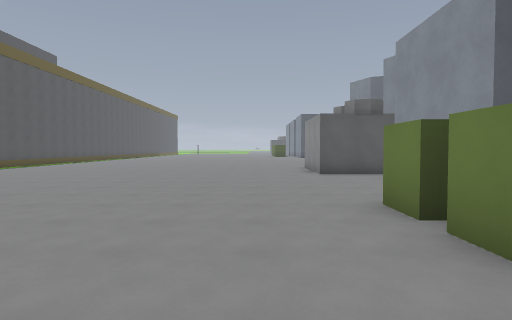
[1] (above)

24 first-person views from a walk through a level from a Godot 3-D game. The camera is 1.5 m above the floor, tilts 2° down and sees 75° across. The floor is counted in squares, 2 m on a side. Each view is taken from the middle of a square. On the plan, view 1 faces up. The plan holds only what a view shows up to about 11 squares ahead; the rest is blank. The place goes on beyond the plan. Surface patterns are stand-ins for the level's own textures.

[2]
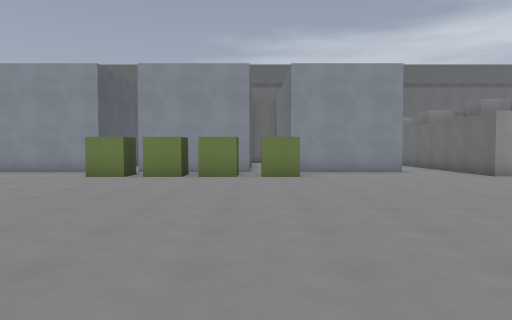

[3]
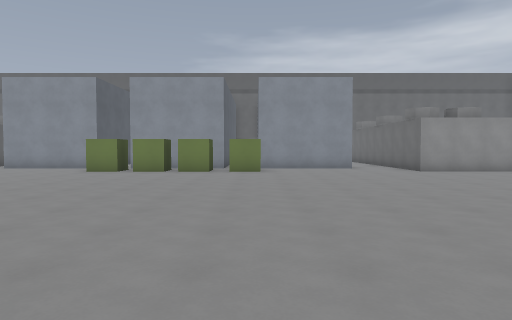

[4]
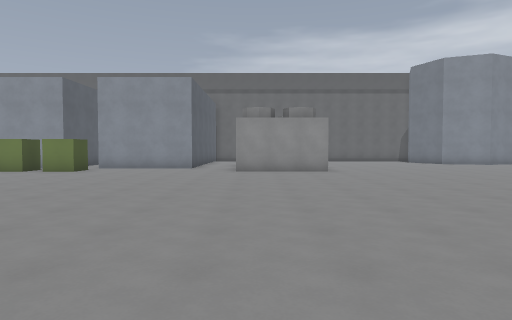

[5]
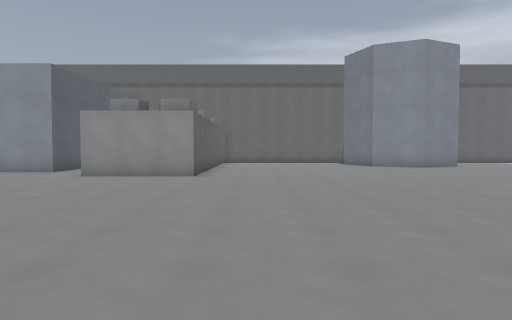

[6]
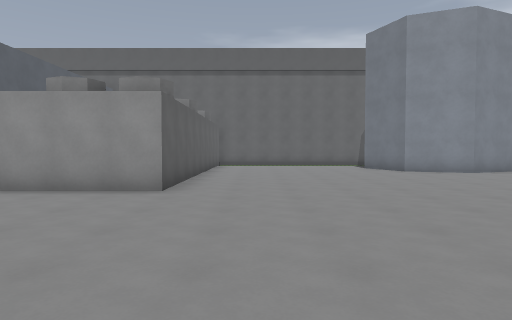

[7]
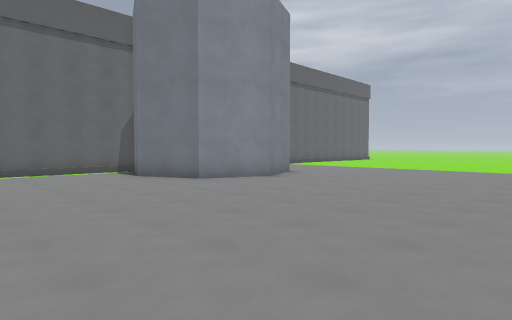

[8]
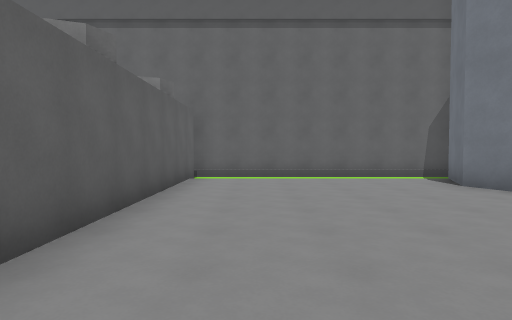

[9]
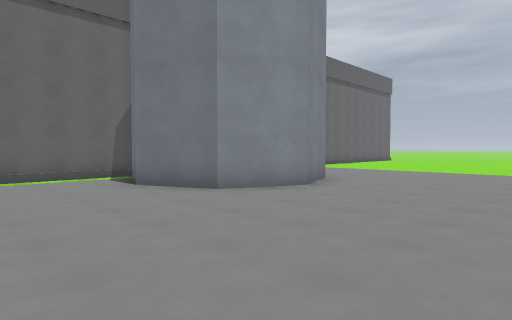

[10]
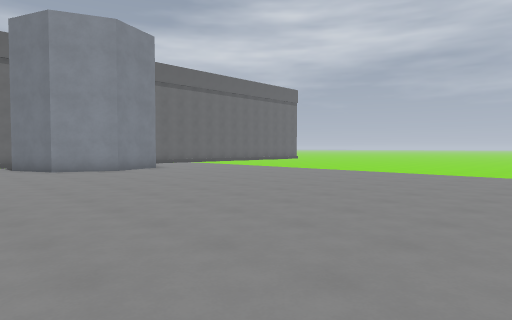

[11]
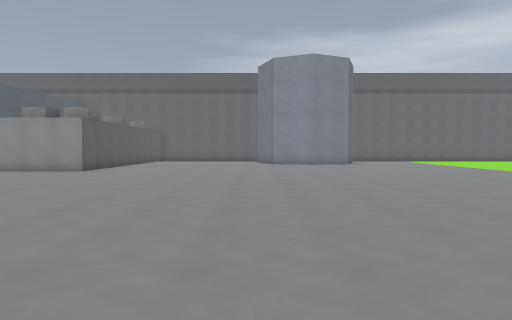

[12]
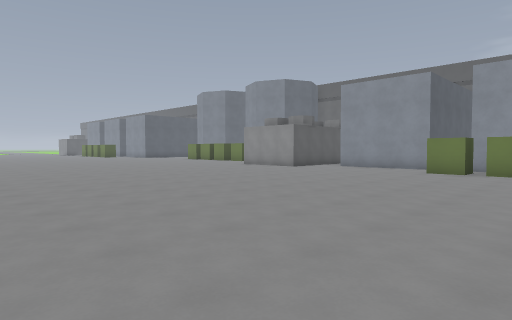

[13]
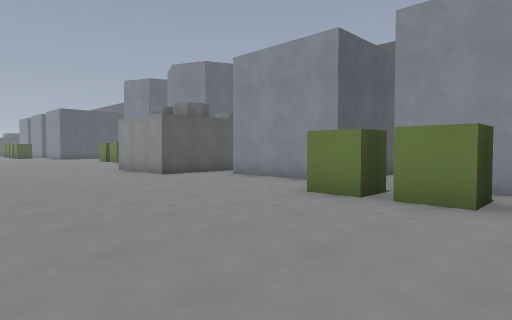

[14]
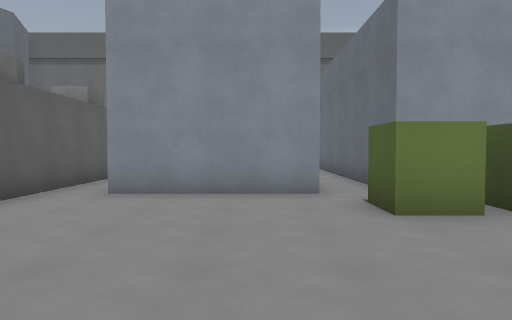

[15]
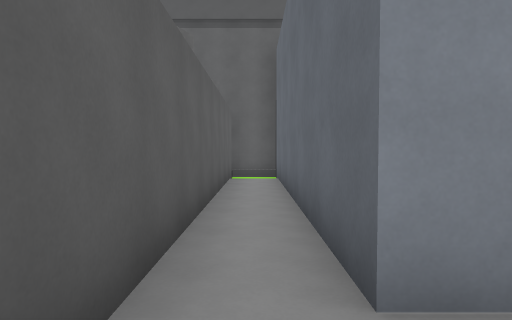

[16]
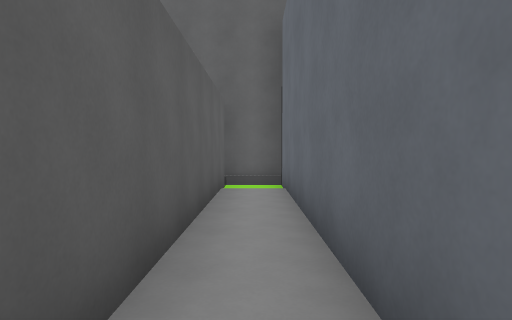

[17]
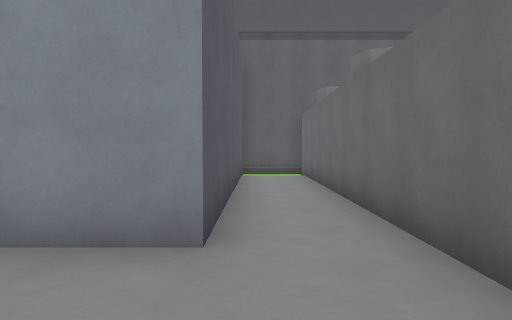

[18]
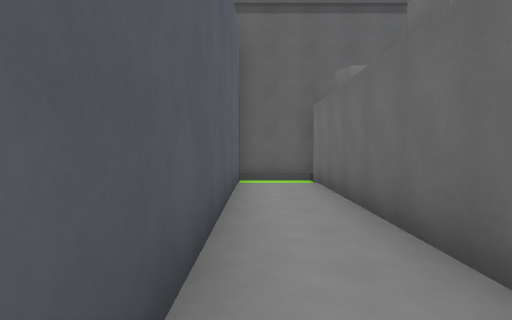

[19]
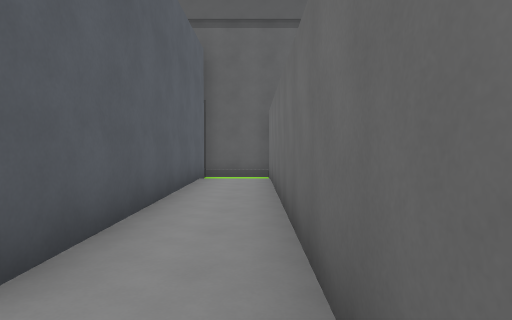

[20]
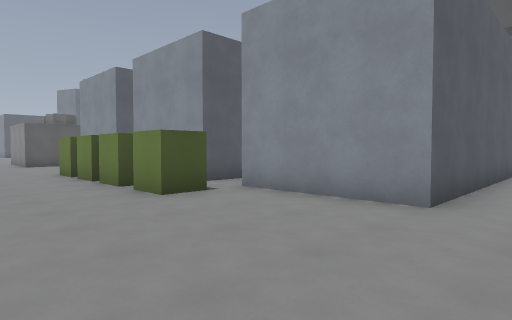

[21]
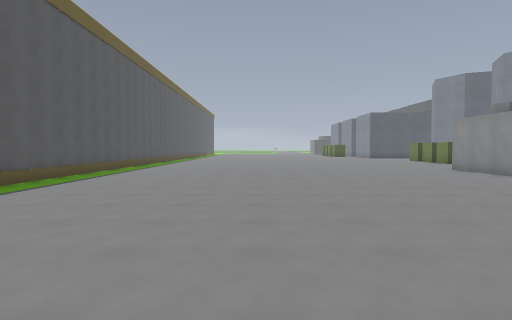

[22]
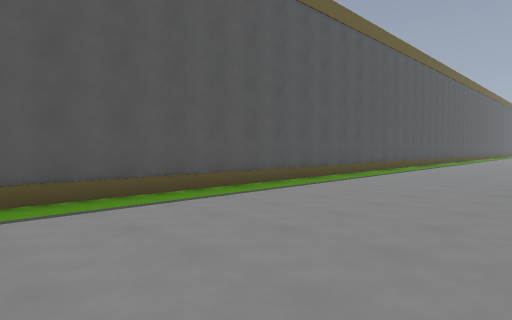

[23]
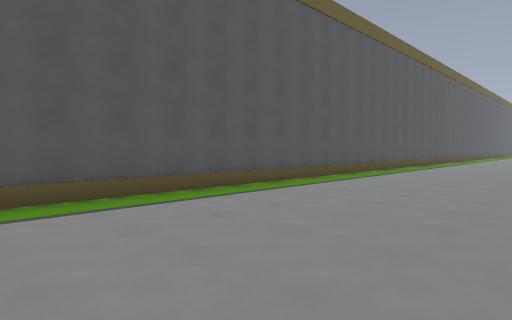

[24]
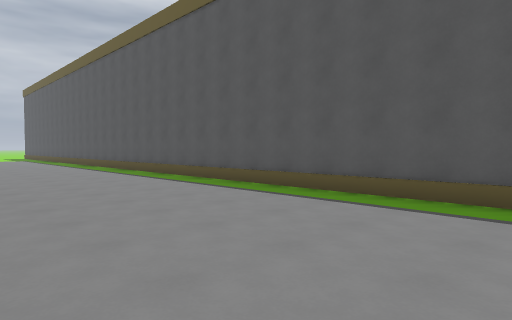

### Floor plan
Points are (right, up) in squares from view 1. A wall is a line through its corners. A room is listed if a view was taken in it or the views show most of it. See-through windows are left out.
Room 1 (views 1, 2, 3, 4, 5, 6, 7, 8, 9, 10, 11, 12, 13, 14, 15, 16, 17, 18, 19, 20, 21, 22, 23, 24)
walls: (2.6, -1.2) (1.7, -1.2) (1.7, -0.1); (1.7, 0.5) (1.7, 1.5); (1.7, 1.9) (1.7, 2.9); (1.7, 3.4) (1.7, 4.4) (2.6, 4.4); (3.5, 4.9) (3.5, 8.4) (11, 8.4); (11, -4.6) (3.5, -4.6) (3.5, -1); (11.3, -6.5) (11.3, -4.5); (10.9, -9.4) (1.7, -9.4) (1.7, -6.4) (10.9, -6.4); (6.9, -19.5) (6.1, -17.6) (6.8, -15.8) (8.6, -15.1) (10.4, -15.8); (11.3, 8.4) (11.3, 9.8); (-10.5, 12.1) (-10.5, -10.1); (11.3, -16.5) (11.3, -9.2); (10.9, 9.6) (1.7, 9.6) (1.7, 12)
ways out: opening at (3, -1); opening at (3, 5); gap at (2, 0); gap at (2, 3)

Where each view was taken, in squares from view 1:
view 1: 0 up, 0 right, facing up
view 2: 0 up, 7 left, facing right
view 3: 1 down, 9 left, facing right
view 4: 7 down, 9 left, facing right
view 5: 11 down, 7 left, facing right
view 6: 11 down, 4 left, facing right
view 7: 11 down, 0 right, facing down-right
view 8: 11 down, 2 right, facing right
view 9: 12 down, 2 right, facing down-right
view 10: 13 down, 5 left, facing down-right
view 11: 15 down, 9 left, facing right
view 12: 1 up, 9 left, facing up-right
view 13: 1 up, 3 left, facing up-right
view 14: 6 up, 2 left, facing right
view 15: 9 up, 2 right, facing right
view 16: 9 up, 4 right, facing right
view 17: 5 down, 1 right, facing right
view 18: 5 down, 3 right, facing right
view 19: 6 down, 2 right, facing right
view 20: 6 down, 1 left, facing up-right
view 21: 1 up, 5 left, facing up
view 22: 1 up, 5 left, facing up-left
view 23: 4 down, 5 left, facing up-left
view 24: 0 up, 5 left, facing down-left
